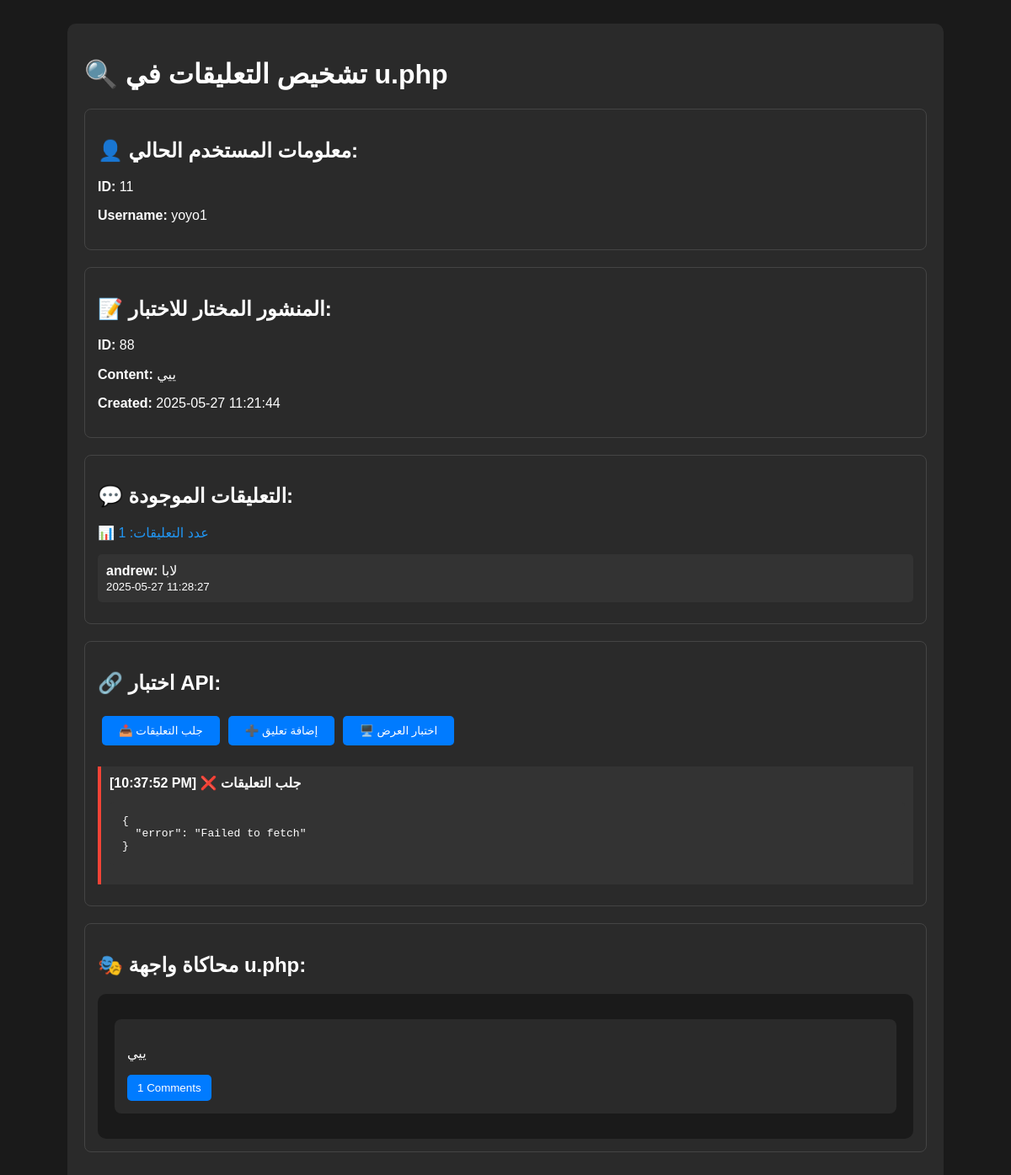
The app's page /debug_u_comments.php with its own data.
### tables this page shows
CREATE TABLE `posts` (
  `id` int(11) NOT NULL AUTO_INCREMENT,
  `user_id` int(11) NOT NULL,
  `content` text DEFAULT NULL,
  `media_url` varchar(255) DEFAULT NULL,
  `created_at` timestamp NOT NULL DEFAULT current_timestamp(),
  `updated_at` timestamp NOT NULL DEFAULT current_timestamp() ON UPDATE current_timestamp(),
  `media_type` varchar(10) DEFAULT NULL,
  `location` varchar(255) DEFAULT NULL,
  `is_private` tinyint(1) DEFAULT 0,
  `likes_count` int(11) DEFAULT 0,
  `comments_count` int(11) DEFAULT 0,
  `shares_count` int(11) DEFAULT 0,
  PRIMARY KEY (`id`),
  KEY `user_id` (`user_id`),
  CONSTRAINT `posts_ibfk_1` FOREIGN KEY (`user_id`) REFERENCES `users` (`id`) ON DELETE CASCADE
);

CREATE TABLE `comments` (
  `id` int(11) NOT NULL AUTO_INCREMENT,
  `user_id` int(11) NOT NULL,
  `post_id` int(11) NOT NULL,
  `content` text NOT NULL,
  `created_at` timestamp NOT NULL DEFAULT current_timestamp(),
  PRIMARY KEY (`id`),
  KEY `user_id` (`user_id`),
  KEY `post_id` (`post_id`),
  CONSTRAINT `comments_ibfk_1` FOREIGN KEY (`user_id`) REFERENCES `users` (`id`) ON DELETE CASCADE,
  CONSTRAINT `comments_ibfk_2` FOREIGN KEY (`post_id`) REFERENCES `posts` (`id`) ON DELETE CASCADE
);

CREATE TABLE `users` (
  `id` int(11) NOT NULL AUTO_INCREMENT,
  `username` varchar(50) NOT NULL,
  `email` varchar(255) NOT NULL,
  `password` varchar(255) NOT NULL,
  `profile_picture` varchar(255) DEFAULT NULL,
  `bio` text DEFAULT NULL,
  `created_at` timestamp NOT NULL DEFAULT current_timestamp(),
  `updated_at` timestamp NOT NULL DEFAULT current_timestamp() ON UPDATE current_timestamp(),
  `last_active` timestamp NOT NULL DEFAULT current_timestamp() ON UPDATE current_timestamp(),
  `last_message_time` datetime DEFAULT NULL,
  `first_name` varchar(50) DEFAULT '',
  `last_name` varchar(50) DEFAULT '',
  `avatar_url` varchar(255) DEFAULT '/WEP/assets/images/default-avatar.png',
  `last_activity` timestamp NOT NULL DEFAULT current_timestamp() ON UPDATE current_timestamp(),
  `location` varchar(255) DEFAULT NULL,
  `website` varchar(255) DEFAULT NULL,
  `phone` varchar(20) DEFAULT NULL,
  `is_verified` tinyint(1) DEFAULT 0,
  `is_private` tinyint(1) DEFAULT 0,
  PRIMARY KEY (`id`),
  UNIQUE KEY `username` (`username`),
  UNIQUE KEY `email` (`email`)
);

### debug_u_comments.php (the view, shortened to what this page needs)
<?php
require_once 'config.php';
echo "<!DOCTYPE html>";
echo "<html><head><meta charset='UTF-8'><title>تشخيص التعليقات في u.php</title>";
echo "</head><body>";
echo "<div class='container'>";
echo "<h1>🔍 تشخيص التعليقات في u.php</h1>";
try {
    $pdo = new PDO($dsn, DB_USER, DB_PASS, $pdo_options);
    $pdo->setAttribute(PDO::ATTR_ERRMODE, PDO::ERRMODE_EXCEPTION);
    echo "<div class='test-section'>";
    echo "<h2>👤 معلومات المستخدم الحالي:</h2>";
    echo "<p><strong>ID:</strong> {$_SESSION['user_id']}</p>";
    echo "<p><strong>Username:</strong> {$_SESSION['username']}</p>";
    echo "</div>";
    $stmt = $pdo->prepare("SELECT * FROM posts WHERE user_id = 11 ORDER BY id DESC LIMIT 1");
    $stmt->execute();
    $post = $stmt->fetch(PDO::FETCH_ASSOC);
    if ($post) {
        $post_id = $post['id'];
        echo "<div class='test-section'>";
        echo "<h2>📝 المنشور المختار للاختبار:</h2>";
        echo "<p><strong>ID:</strong> {$post['id']}</p>";
        echo "<p><strong>Content:</strong> " . htmlspecialchars($post['content']) . "</p>";
        echo "<p><strong>Created:</strong> {$post['created_at']}</p>";
        echo "</div>";
        echo "<div class='test-section'>";
        echo "<h2>💬 التعليقات الموجودة:</h2>";
        $stmt = $pdo->prepare("SELECT c.*, u.username, u.first_name, u.last_name FROM comments c JOIN users u ON c.user_id = u.id WHERE c.post_id = ? ORDER BY c.created_at DESC");
        $stmt->execute([$post_id]);
        $existing_comments = $stmt->fetchAll(PDO::FETCH_ASSOC);
        echo "<p class='info'>📊 عدد التعليقات: " . count($existing_comments) . "</p>";
        foreach ($existing_comments as $comment) {
            echo "<div class='comment-test'>";
            echo "<strong>{$comment['username']}:</strong> " . htmlspecialchars($comment['content']);
            echo "<br><small>{$comment['created_at']}</small>";
            echo "</div>";
        }
        echo "</div>";
        echo "<div class='test-section'>";
        echo "<h2>🔗 اختبار API:</h2>";
        echo "<button onclick='testGetComments($post_id)' class='btn'>📥 جلب التعليقات</button>";
        echo "<button onclick='testAddComment($post_id)' class='btn'>➕ إضافة تعليق</button>";
        echo "<button onclick='testCommentDisplay($post_id)' class='btn'>🖥️ اختبار العرض</button>";
        echo "<div id='api-results' style='margin-top:20px;'></div>";
        echo "</div>";
        echo "<div class='test-section'>";
        echo "<h2>🎭 محاكاة واجهة u.php:</h2>";
        echo "<div style='background:#1a1a1a;padding:20px;border-radius:10px;'>";
        echo "<div class='post-card' data-post-id='$post_id' style='background:#2a2a2a;padding:15px;border-radius:8px;margin:10px 0;'>";
        echo "<div class='post-content'>";
        echo "<p>" . htmlspecialchars($post['content']) . "</p>";
        echo "</div>";
        echo "<div class='post-actions' style='margin-top:10px;'>";
        echo "<button class='action-button' data-action='comment' onclick='toggleComments($post_id)' style='background:#007bff;color:white;border:none;padding:8px 12px;border-radius:5px;margin-right:10px;cursor:pointer;'>";
        echo "<i class='bi bi-chat-dots'></i> <span class='comment-count'>" . count($existing_comments) . "</span> Comments";
        echo "</button>";
        echo "</div>";
        echo "</div>";
        echo "</div>";
        echo "</div>";
    } else {
        echo "<div class='test-section'>";
        echo "<p class='error'>❌ لا توجد منشورات للمستخدم 11</p>";
        echo "</div>";
    }
} catch (Exception $e) {
    echo "<div class='test-section'>";
    echo "<p class='error'>❌ خطأ: " . $e->getMessage() . "</p>";
    echo "</div>";
}
echo "</div>";
echo "</body></html>";
?>

### debug_u_comments.php (style rules this page uses)
body { font-family:Arial;padding:20px;background:#1a1a1a;color:white; }
.container { max-width:1000px;margin:0 auto;background:#2a2a2a;padding:20px;border-radius:10px; }
.info { color:#2196F3; }
.btn { padding:10px 20px;background:#007bff;color:white;border:none;border-radius:5px;cursor:pointer;margin:5px; }
.test-section { margin:20px 0;padding:15px;border:1px solid #444;border-radius:8px; }
.comment-test { background:#333;padding:10px;margin:10px 0;border-radius:5px; }

### records on screen
posts: id "88", content "ييي", created_at "2025-05-27 11:21:44"
comments: user.username "andrew", content "لابا", created_at "2025-05-27 11:28:27"

### other values on screen
$_SESSION['user_id'] "11"
$_SESSION['username'] "yoyo1"
count($existing_comments) "1"
